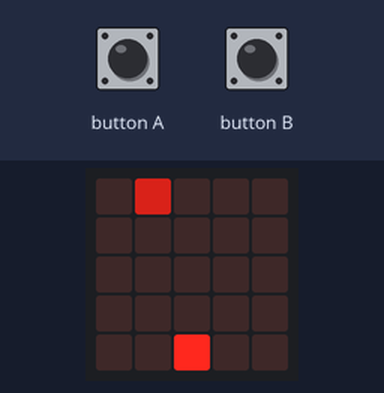
Recording of a program running on a simulated BBC micro:bit running MicroPython. Parts: the board's 5×5 LED display. The inputs (shaded band) are chosen by the test bench. Random numbers come from a fixed seed; the 48×5 strip is a reading aid, not a part: it shows the text the display is scrolling, unrolled, one strip-width of it at a time.

Above: at 1.6 s.
1.7 s: button A pressed for 0.15 s
At 2.8 s:
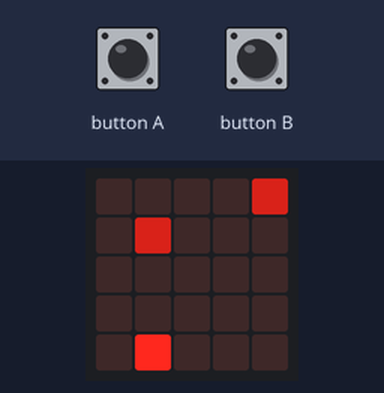
4.8 s: button B pressed for 0.15 s
At 5.25 s:
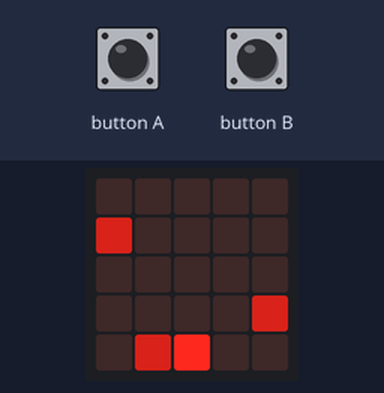
5.5 s: button A pressed for 1 s
At 6.7 s:
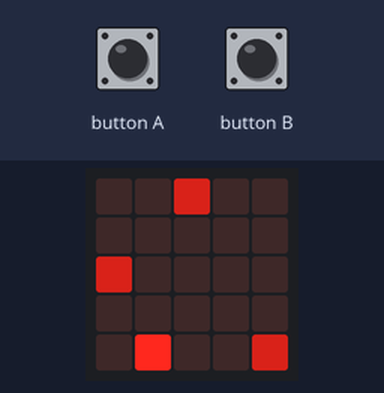
7.1 s: button B pressed for 1 s
8.7 s: button A pressed for 0.15 s
12.4 s: button A pressed 5 times (0.12 s each, 0.3 s apart)
At 14.6 s:
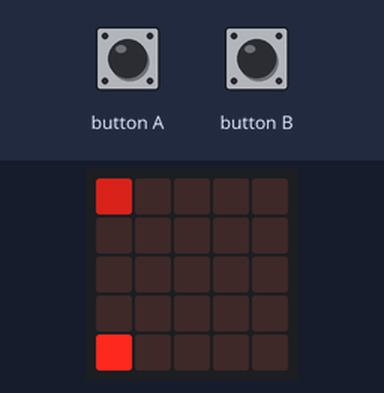
Timing chart, 0 to 16.1 s (numbered marks = the images above; inputs shaded):
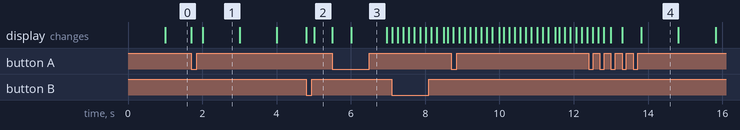

Measured:
- what the display in image 1 shows lasts 1.0 s, from 2.0 s to 3.0 s

The program:

catch_olevel.py
```python
import microbit
import random

# Length and height of display
N = 5

# Starting delay between gem drops
DROP_DELAY_START = 1000

# Starting delay between gem spawns
SPAWN_DELAY_START = 2000

while True:
    # Current score
    score = 0

    # List of gems
    # Each gem is a pair of x and y coordinates
    gems = []

    # Position (x-coordinate) of player
    player = N // 2

    # Time of next drop
    next_drop = 0

    # Time delay between drops
    drop_delay = DROP_DELAY_START

    # Time of next spawn
    next_spawn = 0

    # Time delay between spawns
    spawn_delay = SPAWN_DELAY_START

    # Image to display
    img = microbit.Image(('0' * N + ':') * N)

    while True:
        t = microbit.running_time()

        if t >= next_drop:
            img = img.shift_down(1)
            game_over = False
            for gem in gems:
                gem[1] += 1
                if gem[1] == 0:
                    img.set_pixel(gem[0], 0, 5)
                elif gem[1] == N:
                    game_over = True
                    break
            if game_over:
                break
            next_drop = t + drop_delay
        else:
            img.set_pixel(player, N - 1, 0)

        if t >= next_spawn:
            gems += [[random.randint(0, N - 1), -1]]
            next_spawn = t + spawn_delay

        # Move player according to input
        if microbit.button_a.was_pressed():
            player = max(player - 1, 0)
        if microbit.button_b.was_pressed():
            player = min(player + 1, N - 1)
        img.set_pixel(player, N - 1, 9)

        # Check if player has caught gem
        index = len(gems) - 1
        while index >= 0:
            gem = gems[index]
            if gem[0] == player and gem[1] == N - 1:
                gems = gems[:index] + gems[index + 1:]
                score += 1
                # Decrease drop delay with each catch
                drop_delay = max(500, DROP_DELAY_START / (1.05 ** score))
                # Decrease spawn delay only after a certain score
                if score > 15:
                    spawn_delay = \
                        max(500, SPAWN_DELAY_START / (1.05 ** (score - 15)))
            index -= 1

        microbit.display.show(img)

    microbit.display.scroll('Score: ' + str(score))
```
